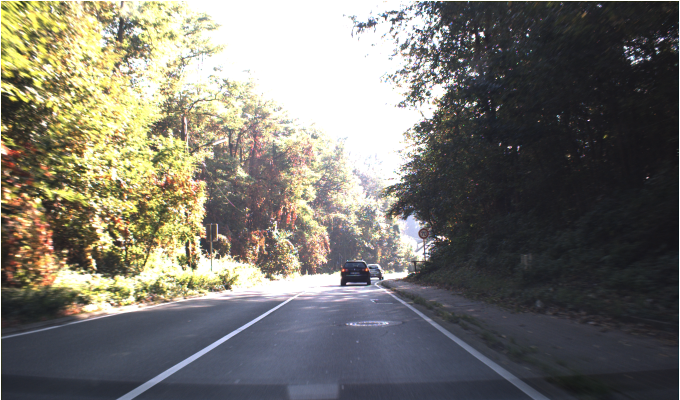
#> input picture data/TrainIJCNN2013/00072.ppm, 1360 x 800 px (shown at 1/2 size)
$ python -i data_processing.py   (imports and definitions only)
#> lines starting #> are read from the running program, lines starting #| are printed output that depends on the picture; after the words box and inside, x2 and y2 are one past the last pixel; in counts of white or black regions, pixels touching at a corner belong together
#> further down, picture is the input picture: shape (800, 1360, 3); mean B, G, R 109.2, 117.5, 119.8
import cv2 as cv
import numpy as np
import os
from glob import glob

def detect_signs(img):
    hsv = cv.cvtColor(img, cv.COLOR_BGR2HSV)
#> hsv: shape (800, 1360, 3); mean H, S, V 73, 48.6, 127
    red1 = cv.inRange(hsv, (0,80,0), (12,255,255))
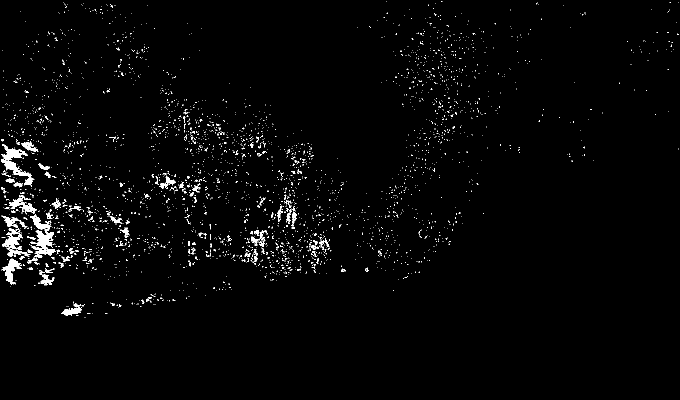
#> red1: shape (800, 1360) (shown at 1/2 size); 1.8% white; 3101 white regions (2995 under 20 px), largest, box (x1, y1, x2, y2) and area: (3, 288, 64, 354) 1332, (63, 458, 112, 511) 1196, (3, 517, 44, 569) 752
    red2 = cv.inRange(hsv, (160,80,0), (180,255,255))
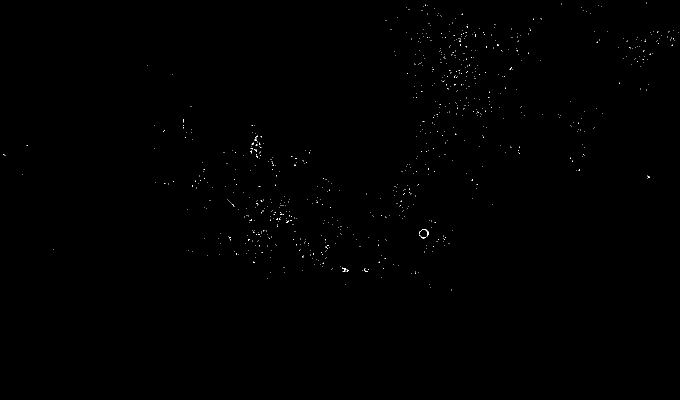
#> red2: shape (800, 1360) (shown at 1/2 size); 0.14% white in thin lines or dots, all inside (x1, y1, x2, y2) = (6, 5, 1357, 581)
    mask = cv.bitwise_or(red1, red2)
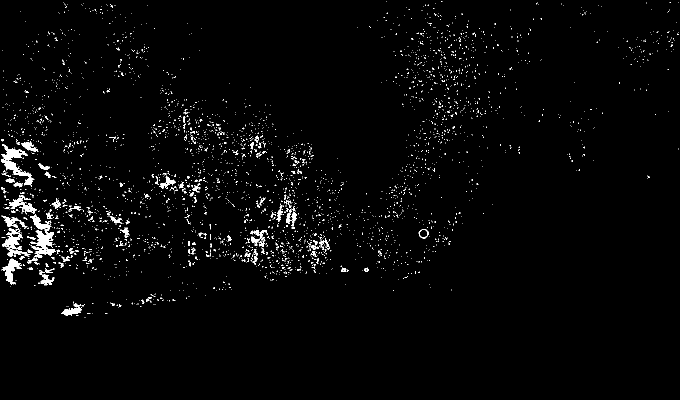
#> mask: shape (800, 1360) (shown at 1/2 size); 2% white; 3384 white regions (3272 under 20 px), largest, box (x1, y1, x2, y2) and area: (3, 288, 64, 354) 1339, (63, 458, 112, 511) 1197, (3, 517, 44, 569) 752
    blur = cv.medianBlur(mask, 9)
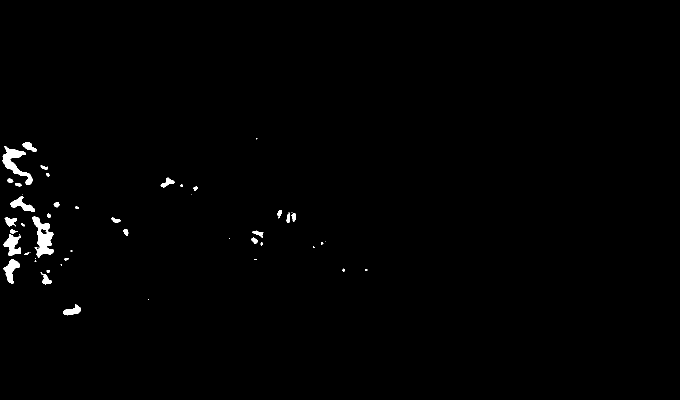
#> blur: shape (800, 1360) (shown at 1/2 size); 0.77% white; 52 white regions (19 under 20 px), largest, box (x1, y1, x2, y2) and area: (64, 433, 108, 515) 1733, (5, 292, 66, 370) 1473, (7, 468, 42, 512) 824
    dil = cv.dilate(blur, None, iterations=1)
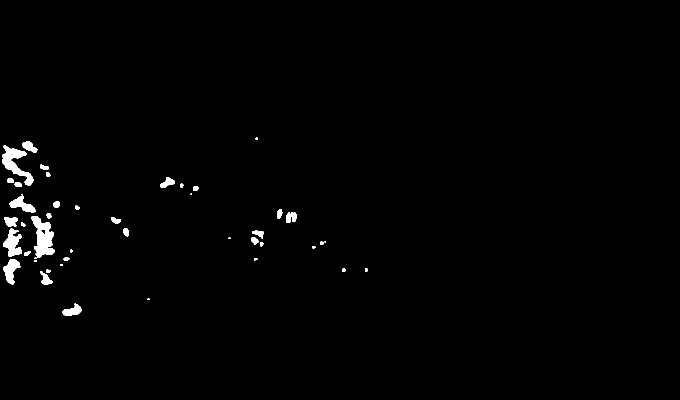
#> dil: shape (800, 1360) (shown at 1/2 size); 1.1% white; 45 white regions (7 under 20 px)
    contours, _ = cv.findContours(dil, cv.RETR_TREE, cv.CHAIN_APPROX_SIMPLE)
#> contours = 47 contours, 12 with area under 20; largest, box (x1, y1, x2, y2) and area: (63, 432, 109, 516) 2094, (4, 291, 67, 371) 1720, (6, 457, 43, 513) 1082, (6, 518, 41, 569) 864, (19, 392, 71, 425) 736
    H, W = img.shape[:2]
#> H = 800; W = 1360
    rects = []
    for c in contours:
        x, y, w, h = cv.boundingRect(c)
        if h > H/35 and w > W/35 and h < H/2 and w < W/2:
            rects.append((x,y,w,h))
#> this loop made 47 passes
#> (x, y, w, h) on passes 1, 3, 4, 5, 6, 7, 8, 9, 10, 11, 13, 14: (125, 607, 38, 25), (80, 543, 25, 27), (92, 539, 9, 7), (730, 537, 6, 6), (684, 536, 7, 8), (120, 528, 5, 4), (68, 520, 6, 4), (6, 518, 35, 51), (508, 517, 7, 4), (127, 515, 12, 7), (48, 503, 14, 8), (140, 499, 6, 6)
#> (c, x, y, w, h) on passes 2, 12, 18, 19, 36, 37: ([[295, 597], [295, 599], [298, 599], [298, 597]], 295, 597, 4, 3), ([[69, 515], [69, 517], [72, 517], [72, 515]], 69, 515, 4, 3), ([[649, 482], [649, 484], [651, 484], [651, 482]], 649, 482, 3, 3), ([[457, 475], [457, 477], [460, 477], [460, 475]], 457, 475, 4, 3), ([[43, 388], [43, 390], [45, 390], [45, 388]], 43, 388, 3, 3), ([[381, 387], [381, 389], [383, 389], [383, 387]], 381, 387, 3, 3)
#> after the loop, rects = [(63, 432, 46, 84), (19, 392, 52, 33), (4, 291, 63, 80)]
    return rects

def load_data(dataset_path):
    X = []
    Y = []
    image_paths = sorted(glob(os.path.join(dataset_path, "*.ppm")))
    label_file = os.path.join(dataset_path, "gt.txt")
    labels = {}
    with open(label_file, 'r') as f:
        for line in f:
            d = line.split(';')
            name = d[0]
            cls = int(d[5])
            labels[name] = cls
    for img_path in image_paths:
        img_name = os.path.basename(img_path)
        img = cv.imread(img_path)
        if img is None: continue
        rects = detect_signs(img)
        sign_class = labels.get(img_name, 43)
        if len(rects) == 0: continue
        for (x,y,w,h) in rects:
            roi = img[y:y+h, x:x+w]
            roi = cv.resize(roi, (32,32))
            roi = cv.cvtColor(roi, cv.COLOR_BGR2RGB)
            X.append(roi)
            Y.append(sign_class)
    X = np.array(X, dtype="float32") / 255.0
    Y = np.array(Y)
    return X, Y

>>> import cv2
>>> picture = cv2.imread('data/TrainIJCNN2013/00072.ppm')
>>> result = detect_signs(picture)
#> result has the same summary as rects in detect_signs
